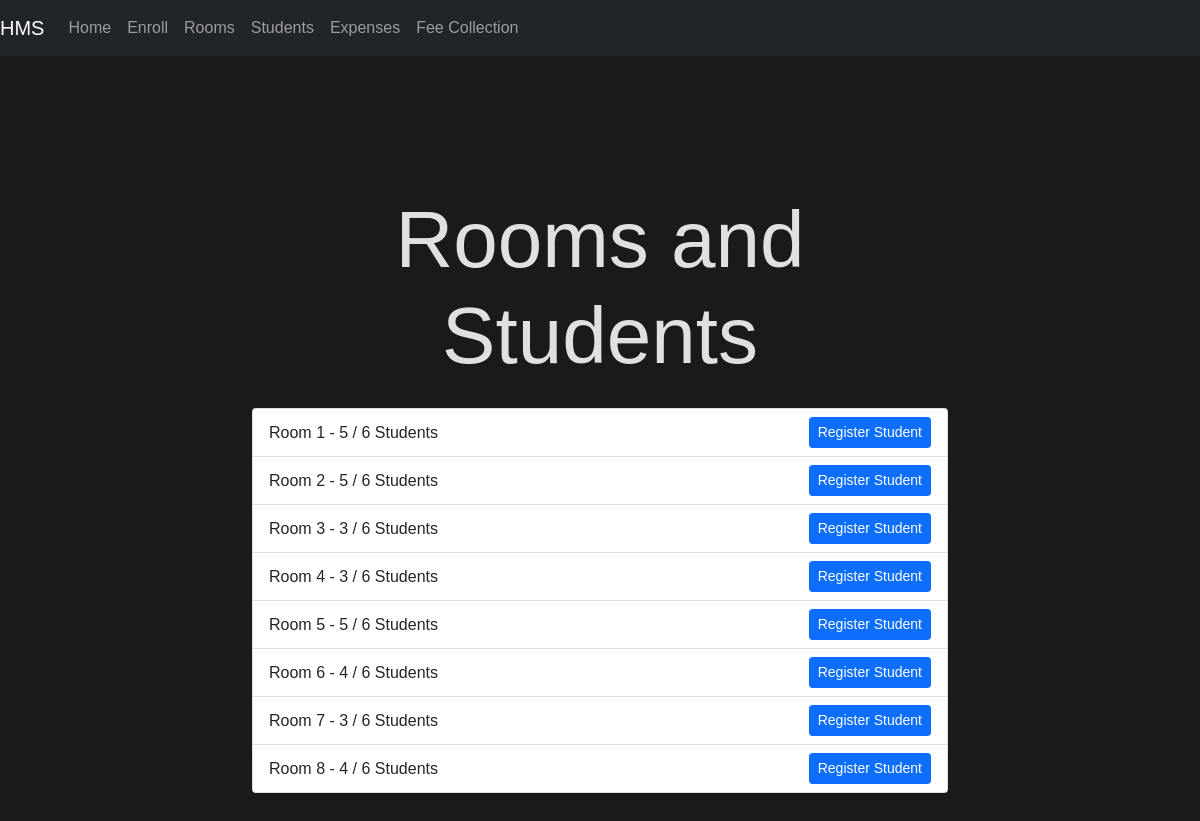
The page /rooms (signed in) on the database its author committed.
### models.py (models this page shows)
class Room(db.Model):
    id = db.Column(db.Integer, primary_key=True)
    room_number = db.Column(db.Integer, unique=True, nullable=False)
    students = db.relationship('Student', backref='room', lazy=True)

### app.py (the view)
@app.route('/rooms')
@login_required
def rooms():
    all_rooms = Room.query.all()
    return render_template('rooms.html', rooms=all_rooms)

### app.py (called while the page is built)
@login_manager.user_loader
def load_user(user_id):
    return Admin.query.get(int(user_id))

### templates/rooms.html (shortened to what this page needs)
{% extends 'base.html' %}
{% block content %}
<link rel="stylesheet" href="{{ url_for('static', filename='style.css') }}">
<div class="container mt-5">
    <h2 class="display-1 text-center">Rooms and Students</h2>
    <ul class="list-group mt-4">
        {% for room in rooms %}
        <li class="list-group-item d-flex justify-content-between align-items-center">
            <span>Room {{ room.room_number }} - {{ room.students|length }} / 6 Students</span>
            {% if room.students|length < 6 %}
            <button class="btn btn-primary btn-sm" onclick="registerStudent({{ room.room_number }})">Register Student</button>
            {% else %}
            <span class="badge bg-danger">Full</span>
            {% endif %}
        </li>
        {% endfor %}
    </ul>
</div>
{% endblock %}

### static/style.css (style rules this page uses)
body { font-family: Arial, sans-serif; background-color: #1a1a1a; color: white; margin: 0; padding: 0; }
h1, h2, h3, h4, h5, h6 { color: #e0e0e0; }
.container { width: 80%; margin: 0 auto; padding: 20px; }

### rows shown on the page
Room: room_number "1", students|length "5"
Room: room_number "2", students|length "5"
Room: room_number "3", students|length "3"
Room: room_number "4", students|length "3"
Room: room_number "5", students|length "5"
Room: room_number "6", students|length "4"
Room: room_number "7", students|length "3"
Room: room_number "8", students|length "4"
